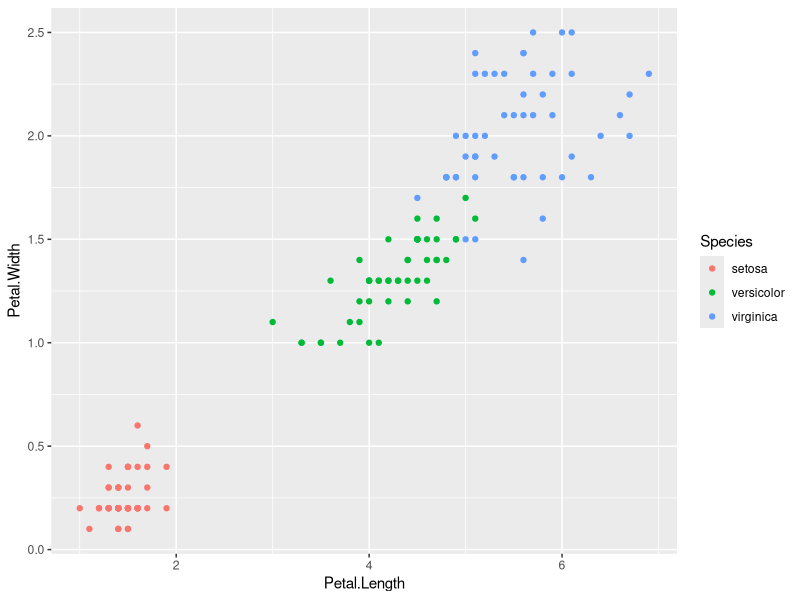
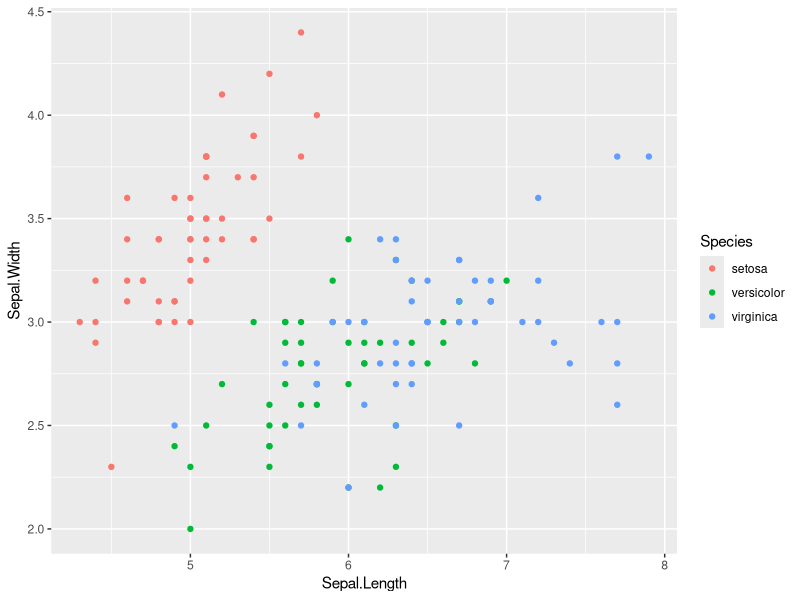
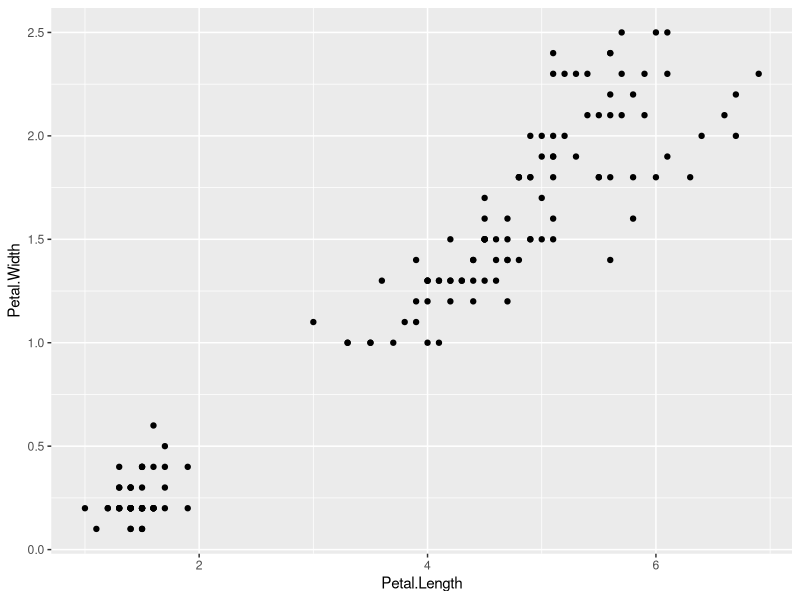

Write R code to recreate these figures, in order.
library(datasets)
head(iris)
library(ggplot2)



ggplot(iris, aes(Petal.Length, Petal.Width, color = Species)) + geom_point()

ggplot(iris, aes(Sepal.Length, Sepal.Width, color = Species)) + geom_point()

set.seed(20)
irisCluster <- kmeans(iris[, 3:4], 3, nstart = 20)
irisCluster

table(irisCluster$cluster, iris$Species)

irisCluster$cluster <- as.factor(irisCluster$cluster)
ggplot(iris, aes(Petal.Length, Petal.Width, color = iris$cluster)) + geom_point()

